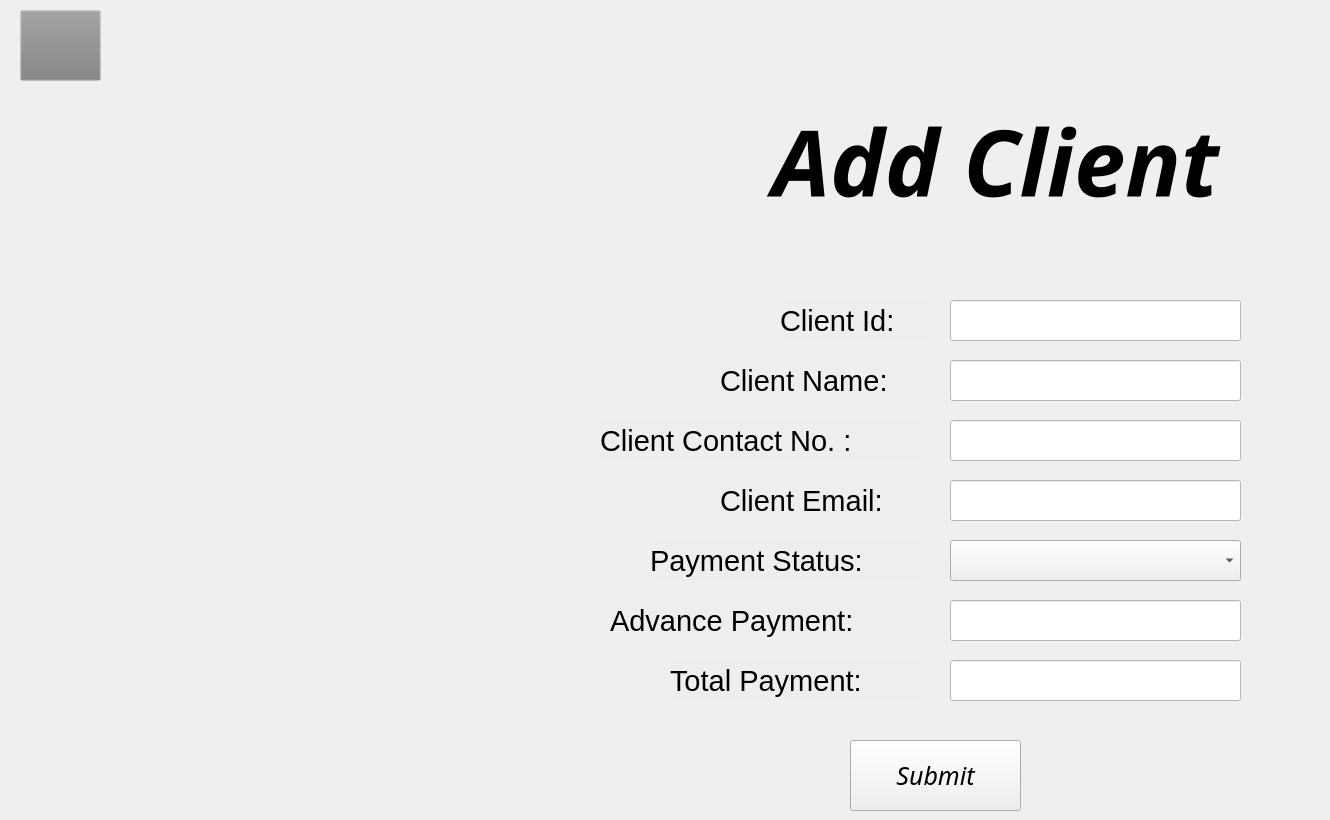
    <widget class="QWidget" name="ADDformforClient">
     <widget class="QPushButton" name="client_addform_backbutton">
      <property name="geometry">
       <rect>
        <x>20</x>
        <y>10</y>
        <width>81</width>
        <height>71</height>
       </rect>
      </property>
      <property name="styleSheet">
       <string notr="true">
background-color: rgb(128, 128, 128, 0.01);
border-image: url(:/back-button.png);</string>
      </property>
      <property name="text">
       <string/>
      </property>
     </widget>
     <widget class="QPushButton" name="pushButton_4">
      <property name="geometry">
       <rect>
        <x>850</x>
        <y>740</y>
        <width>171</width>
        <height>71</height>
       </rect>
      </property>
      <property name="font">
       <font>
        <family>Poppins</family>
        <pointsize>19</pointsize>
        <weight>50</weight>
        <italic>true</italic>
        <bold>false</bold>
       </font>
      </property>
      <property name="text">
       <string>Submit</string>
      </property>
     </widget>
     <widget class="QLabel" name="label_64">
      <property name="geometry">
       <rect>
        <x>600</x>
        <y>420</y>
        <width>321</width>
        <height>41</height>
       </rect>
      </property>
      <property name="font">
       <font>
        <pointsize>22</pointsize>
       </font>
      </property>
      <property name="styleSheet">
       <string notr="true">background-color:rgb(128,128,128,0.01);</string>
      </property>
      <property name="text">
       <string>Client Contact No. :</string>
      </property>
     </widget>
     <widget class="QLineEdit" name="lineEdit_23">
      <property name="geometry">
       <rect>
        <x>950</x>
        <y>360</y>
        <width>291</width>
        <height>41</height>
       </rect>
      </property>
      <property name="font">
       <font>
        <pointsize>14</pointsize>
       </font>
      </property>
      <property name="styleSheet">
       <string notr="true">
background-color: white;</string>
      </property>
     </widget>
     <widget class="QLineEdit" name="lineEdit_22">
      <property name="geometry">
       <rect>
        <x>950</x>
        <y>600</y>
        <width>291</width>
        <height>41</height>
       </rect>
      </property>
      <property name="font">
       <font>
        <pointsize>14</pointsize>
       </font>
      </property>
      <property name="styleSheet">
       <string notr="true">
background-color: white;</string>
      </property>
     </widget>
     <widget class="QLabel" name="label_62">
      <property name="geometry">
       <rect>
        <x>720</x>
        <y>360</y>
        <width>211</width>
        <height>41</height>
       </rect>
      </property>
      <property name="font">
       <font>
        <pointsize>22</pointsize>
       </font>
      </property>
      <property name="styleSheet">
       <string notr="true">background-color:rgb(128,128,128,0.01);</string>
      </property>
      <property name="text">
       <string>Client Name:</string>
      </property>
     </widget>
     <widget class="QLineEdit" name="lineEdit_19">
      <property name="geometry">
       <rect>
        <x>950</x>
        <y>300</y>
        <width>291</width>
        <height>41</height>
       </rect>
      </property>
      <property name="font">
       <font>
        <pointsize>14</pointsize>
       </font>
      </property>
      <property name="styleSheet">
       <string notr="true">
background-color: white;</string>
      </property>
     </widget>
     <widget class="QLineEdit" name="lineEdit_20">
      <property name="geometry">
       <rect>
        <x>950</x>
        <y>480</y>
        <width>291</width>
        <height>41</height>
       </rect>
      </property>
      <property name="font">
       <font>
        <pointsize>14</pointsize>
       </font>
      </property>
      <property name="styleSheet">
       <string notr="true">
background-color: white;</string>
      </property>
     </widget>
     <widget class="QLineEdit" name="lineEdit_21">
      <property name="geometry">
       <rect>
        <x>950</x>
        <y>420</y>
        <width>291</width>
        <height>41</height>
       </rect>
      </property>
      <property name="font">
       <font>
        <pointsize>14</pointsize>
       </font>
      </property>
      <property name="styleSheet">
       <string notr="true">
background-color: white;</string>
      </property>
     </widget>
     <widget class="QLabel" name="label_61">
      <property name="geometry">
       <rect>
        <x>720</x>
        <y>480</y>
        <width>201</width>
        <height>41</height>
       </rect>
      </property>
      <property name="font">
       <font>
        <pointsize>22</pointsize>
       </font>
      </property>
      <property name="styleSheet">
       <string notr="true">background-color:rgb(128,128,128,0.01);</string>
      </property>
      <property name="text">
       <string>Client Email:</string>
      </property>
     </widget>
     <widget class="QLabel" name="label_65">
      <property name="geometry">
       <rect>
        <x>610</x>
        <y>600</y>
        <width>301</width>
        <height>41</height>
       </rect>
      </property>
      <property name="font">
       <font>
        <pointsize>22</pointsize>
       </font>
      </property>
      <property name="styleSheet">
       <string notr="true">background-color:rgb(128,128,128,0.01);</string>
      </property>
      <property name="text">
       <string>Advance Payment:</string>
      </property>
     </widget>
     <widget class="QLabel" name="label_41">
      <property name="geometry">
       <rect>
        <x>670</x>
        <y>100</y>
        <width>651</width>
        <height>121</height>
       </rect>
      </property>
      <property name="font">
       <font>
        <family>JasmineUPC</family>
        <pointsize>69</pointsize>
        <weight>75</weight>
        <italic>true</italic>
        <bold>true</bold>
       </font>
      </property>
      <property name="styleSheet">
       <string notr="true">background-color: rgb(128, 128, 128, 0.001);</string>
      </property>
      <property name="text">
       <string>Add Client</string>
      </property>
      <property name="alignment">
       <set>Qt::AlignCenter</set>
      </property>
     </widget>
     <widget class="QLabel" name="label_60">
      <property name="geometry">
       <rect>
        <x>650</x>
        <y>540</y>
        <width>271</width>
        <height>41</height>
       </rect>
      </property>
      <property name="font">
       <font>
        <pointsize>22</pointsize>
       </font>
      </property>
      <property name="styleSheet">
       <string notr="true">background-color:rgb(128,128,128,0.01);</string>
      </property>
      <property name="text">
       <string>Payment Status:</string>
      </property>
     </widget>
     <widget class="QLabel" name="label_63">
      <property name="geometry">
       <rect>
        <x>780</x>
        <y>300</y>
        <width>151</width>
        <height>41</height>
       </rect>
      </property>
      <property name="font">
       <font>
        <pointsize>22</pointsize>
       </font>
      </property>
      <property name="styleSheet">
       <string notr="true">background-color:rgb(128,128,128,0.01);</string>
      </property>
      <property name="text">
       <string>Client Id:</string>
      </property>
     </widget>
     <widget class="QLineEdit" name="lineEdit_24">
      <property name="geometry">
       <rect>
        <x>950</x>
        <y>660</y>
        <width>291</width>
        <height>41</height>
       </rect>
      </property>
      <property name="font">
       <font>
        <pointsize>14</pointsize>
       </font>
      </property>
      <property name="styleSheet">
       <string notr="true">
background-color: white;</string>
      </property>
     </widget>
     <widget class="QLabel" name="label_67">
      <property name="geometry">
       <rect>
        <x>670</x>
        <y>660</y>
        <width>251</width>
        <height>41</height>
       </rect>
      </property>
      <property name="font">
       <font>
        <pointsize>22</pointsize>
       </font>
      </property>
      <property name="styleSheet">
       <string notr="true">background-color:rgb(128,128,128,0.01);</string>
      </property>
      <property name="text">
       <string>Total Payment:</string>
      </property>
     </widget>
     <widget class="QComboBox" name="comboBox_17">
      <property name="geometry">
       <rect>
        <x>950</x>
        <y>540</y>
        <width>291</width>
        <height>41</height>
       </rect>
      </property>
     </widget>
    </widget>
